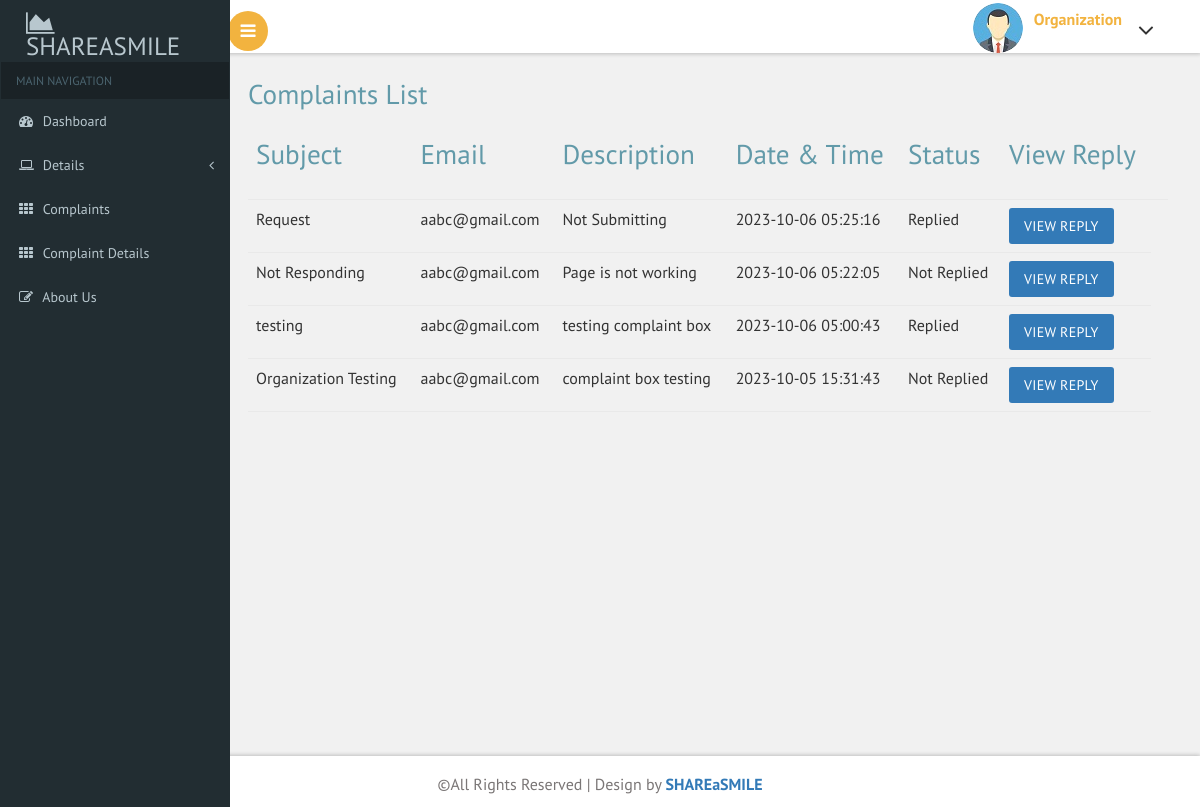
/organisation/complaintdetails.php (signed in), run on the app's committed database.
### tables this page shows
CREATE TABLE `complaints` (
  `complaint_id` int(11) NOT NULL,
  `subject` varchar(100) NOT NULL,
  `description` varchar(500) NOT NULL,
  `email` varchar(50) NOT NULL,
  `timestamp` timestamp NOT NULL DEFAULT current_timestamp() ON UPDATE current_timestamp(),
  `status` int(11) NOT NULL DEFAULT 0,
  `replay` varchar(500) NOT NULL
);

### organisation/complaintdetails.php (the view, shortened to what this page needs)
<?php
include("header.php");
$email = $_SESSION['email'];
?>
<div id="page-wrapper">
    <div class="main-page">
        <h2 class="title1">Complaints List</h2>
        <table class="table table-hover">
            <thead>
                <th>
                    <h2 class="title1">Subject</h2>
                </th>
                <th>
                    <h2 class="title1">Email</h2>
                </th>
                <th>
                    <h2 class="title1">Description</h2>
                </th>
                <th>
                    <h2 class="title1">Date & Time</h2>
                </th>
                <th>
                    <h2 class="title1">Status</h2>
                </th>
                <th>
                    <h2 class="title1">View Reply</h2>
                </th>
                <th></th>
            </thead>
            <tbody>
                <?php
                require("connect.php");
                $sql = "SELECT * FROM complaints WHERE email=?";
                $stmt = mysqli_prepare($conn, $sql);
                if ($stmt) {
                    mysqli_stmt_bind_param($stmt, "s", $email);
                    mysqli_stmt_execute($stmt);
                    $res = mysqli_stmt_get_result($stmt);
                    if (mysqli_num_rows($res) > 0) {
                        while ($row = mysqli_fetch_assoc($res)) {
                            $cmo_id = $row['complaint_id'];
                            $sql1 = "SELECT * FROM complaints WHERE status=1 AND complaint_id=?";
                            $stmt1 = mysqli_prepare($conn, $sql1);
                            mysqli_stmt_bind_param($stmt1, "i", $cmo_id);
                            mysqli_stmt_execute($stmt1);
                            $res1 = mysqli_stmt_get_result($stmt1);
                            ?>
                            <tr>
                                <td>
                                    <?php echo $row['subject'] ?>
                                </td>
                                <td>
                                    <?php echo $row['email'] ?>
                                </td>
                                <td>
                                    <?php echo $row['description'] ?>
                                </td>
                                <td>
                                    <?php echo $row['timestamp'] ?>
                                </td>
                                <td>
                                    <?php
                                    if (mysqli_num_rows($res1) > 0) {
                                        echo "Replied";
                                    } else {
                                        echo "Not Replied";
                                    }
                                    ?>
                                </td>
                                <td>
                                <a class="btn btn-primary" href="replay.php?id=<?php echo $row['complaint_id'] ?>">View Reply</a>
                                </td>
                            </tr>
                            <?php
                        }
                    } else {
                    }
                } else {
                }
                ?>
            </tbody>
        </table>
    </div>
</div>
<?php
include("footer.php");
?>

### organisation/css/custom.css (style rules this page uses)
#page-wrapper { padding:5em 2em 2.5em; background-color: #F1F1F1; }

### data on the page
complaints: subject "Request", email "aabc@gmail.com", description "Not Submitting", timestamp "2023-10-06 05:25:16", shows "Replied"
complaints: subject "Not Responding", email "aabc@gmail.com", description "Page is not working", timestamp "2023-10-06 05:22:05", shows "Not Replied"
complaints: subject "testing", email "aabc@gmail.com", description "testing complaint box", timestamp "2023-10-06 05:00:43", shows "Replied"
complaints: subject "Organization Testing", email "aabc@gmail.com", description "complaint box testing", timestamp "2023-10-05 15:31:43", shows "Not Replied"
